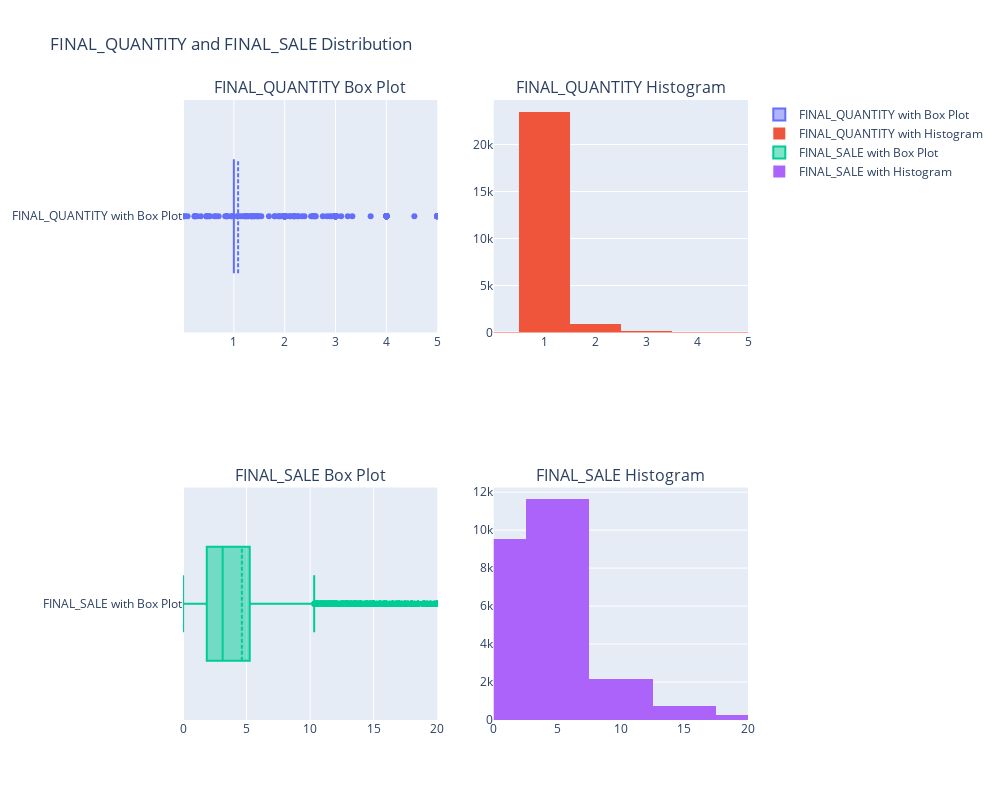

Notebook cell for this chart:
### Code cell
import plotly.graph_objects as go
from plotly.subplots import make_subplots

# Create subplots: two rows, two columns
fig = make_subplots(
    rows=2, cols=2, 
    subplot_titles=("FINAL_QUANTITY Box Plot", "FINAL_QUANTITY Histogram", "FINAL_SALE Box Plot", "FINAL_SALE Histogram")
)

# Box plot for FINAL_QUANTITY (limit x-axis to a reasonable range, e.g., [0, 20])
trace1 = go.Box(x=transactions_df['FINAL_QUANTITY'], name='FINAL_QUANTITY with Box Plot', boxmean=True)
fig.add_trace(trace1, row=1, col=1)
fig.update_xaxes(range=[0, 5], tickvals=[1, 2, 3, 4, 5], row=1, col=1)  # Adjust range for FINAL_QUANTITY

# Histogram for FINAL_QUANTITY (limit x-axis range and set bin size to 1)
trace2 = go.Histogram(x=transactions_df['FINAL_QUANTITY'], name='FINAL_QUANTITY with Histogram', xbins=dict(size=1))
fig.add_trace(trace2, row=1, col=2)
fig.update_xaxes(range=[0, 5], tickvals=[1, 2, 3, 4, 5], row=1, col=2)  # Adjust range for FINAL_QUANTITY

# Box plot for FINAL_SALE (limit x-axis to a reasonable range, e.g., [0, 100])
trace3 = go.Box(x=transactions_df['FINAL_SALE'], name='FINAL_SALE with Box Plot', boxmean=True)
fig.add_trace(trace3, row=2, col=1)
fig.update_xaxes(range=[0, 20], row=2, col=1)  # Adjust range for FINAL_SALE

# Histogram for FINAL_SALE (limit x-axis range and set bin size to a reasonable value)
trace4 = go.Histogram(x=transactions_df['FINAL_SALE'], name='FINAL_SALE with Histogram', xbins=dict(size=5))
fig.add_trace(trace4, row=2, col=2)
fig.update_xaxes(range=[0, 20], row=2, col=2)  # Adjust range for FINAL_SALE

# Update layout for better readability
fig.update_layout(height=800, width=1000, title_text="FINAL_QUANTITY and FINAL_SALE Distribution")
fig.show()

### Figure 1 — Plotly figure (JSON) as saved in the notebook; plotly's stock layout.template omitted (floating-point values rounded to 4 significant figures; data arrays with more than 128 entries replaced by an {"elided": "..."} marker saying what was removed)
{"data": [{"boxmean": true, "name": "FINAL_QUANTITY with Box Plot", "type": "box", "x": {"elided": "24679 float values"}, "xaxis": "x", "yaxis": "y"}, {"name": "FINAL_QUANTITY with Histogram", "type": "histogram", "x": {"elided": "24679 float values"}, "xaxis": "x2", "xbins": {"size": 1}, "yaxis": "y2"}, {"boxmean": true, "name": "FINAL_SALE with Box Plot", "type": "box", "x": {"elided": "24679 float values"}, "xaxis": "x3", "yaxis": "y3"}, {"name": "FINAL_SALE with Histogram", "type": "histogram", "x": {"elided": "24679 float values"}, "xaxis": "x4", "xbins": {"size": 5}, "yaxis": "y4"}], "layout": {"annotations": [{"font": {"size": 16}, "showarrow": false, "text": "FINAL_QUANTITY Box Plot", "x": 0.225, "xanchor": "center", "xref": "paper", "y": 1, "yanchor": "bottom", "yref": "paper"}, {"font": {"size": 16}, "showarrow": false, "text": "FINAL_QUANTITY Histogram", "x": 0.775, "xanchor": "center", "xref": "paper", "y": 1, "yanchor": "bottom", "yref": "paper"}, {"font": {"size": 16}, "showarrow": false, "text": "FINAL_SALE Box Plot", "x": 0.225, "xanchor": "center", "xref": "paper", "y": 0.375, "yanchor": "bottom", "yref": "paper"}, {"font": {"size": 16}, "showarrow": false, "text": "FINAL_SALE Histogram", "x": 0.775, "xanchor": "center", "xref": "paper", "y": 0.375, "yanchor": "bottom", "yref": "paper"}], "height": 800, "title": {"text": "FINAL_QUANTITY and FINAL_SALE Distribution"}, "width": 1000, "xaxis": {"anchor": "y", "domain": [0, 0.45], "range": [0, 5], "tickvals": [1, 2, 3, 4, 5], "type": "linear"}, "xaxis2": {"anchor": "y2", "domain": [0.55, 1], "range": [0, 5], "tickvals": [1, 2, 3, 4, 5], "type": "linear"}, "xaxis3": {"anchor": "y3", "domain": [0, 0.45], "range": [0, 20], "type": "linear"}, "xaxis4": {"anchor": "y4", "domain": [0.55, 1], "range": [0, 20], "type": "linear"}, "yaxis": {"anchor": "x", "autorange": true, "domain": [0.625, 1], "range": [-0.5, 0.5], "type": "category"}, "yaxis2": {"anchor": "x2", "autorange": true, "domain": [0.625, 1], "range": [0, 24730.0]}, "yaxis3": {"anchor": "x3", "autorange": true, "domain": [0, 0.375], "range": [-0.5, 0.5], "type": "category"}, "yaxis4": {"anchor": "x4", "autorange": true, "domain": [0, 0.375], "range": [0, 12250.0]}}}
